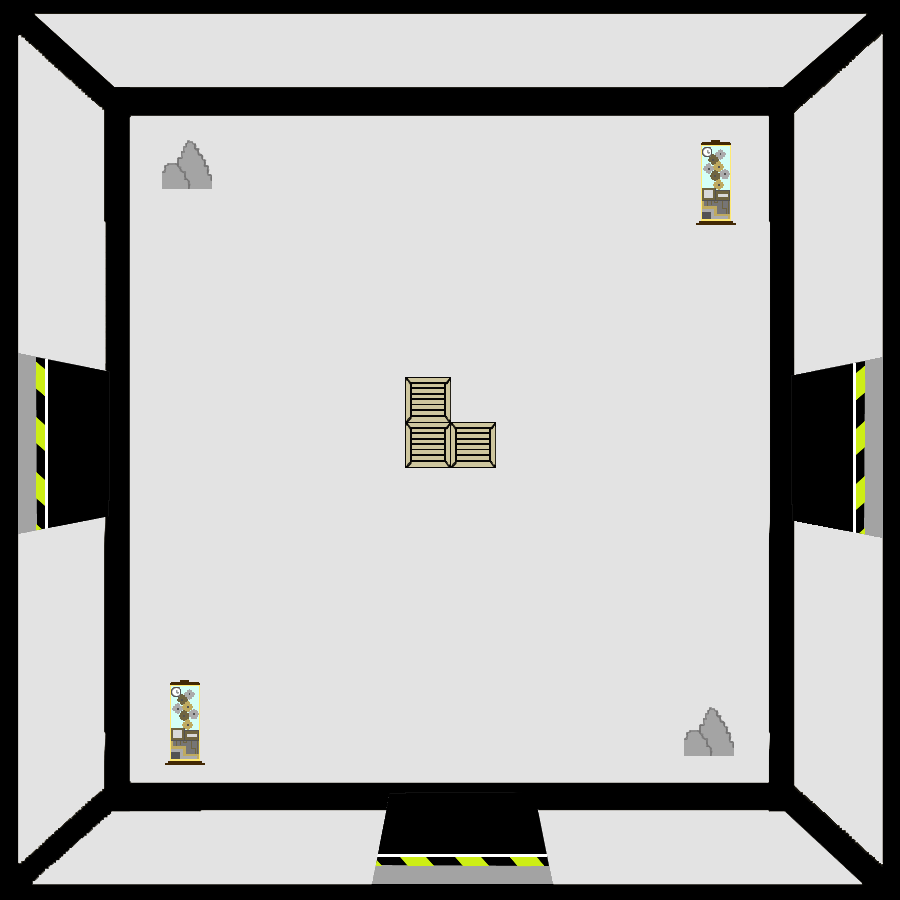

A 2D game scene composited from a Tiled map and its tileset images. What follows is a short description and the map's XML, with each tile layer's data collapsed to a summary:
An orthogonal 100x100 tile map with 9x9 px tiles, 2 tile layers (SALA, OBJETOS), 4 tilesets.

<map version="1.2" tiledversion="1.3.3" orientation="orthogonal" renderorder="right-down" width="100" height="100" tilewidth="9" tileheight="9" infinite="0" nextlayerid="3" nextobjectid="1">
 <tileset firstgid="1" source="LAB9.tsx" />
 <tileset firstgid="10001" source="CAJA.tsx" />
 <tileset firstgid="10026" source="ROCAS.tsx" />
 <tileset firstgid="10027" source="MAQUINA.tsx" />
 <layer id="1" name="SALA" width="100" height="100">
  <data>[10000 cells, 10000 non-empty, 10000 distinct tile ids]</data>
 </layer>
 <layer id="2" name="OBJETOS" width="100" height="100">
  <data>[10000 cells, 817 non-empty, 716 distinct tile ids]</data>
 </layer>
</map>
